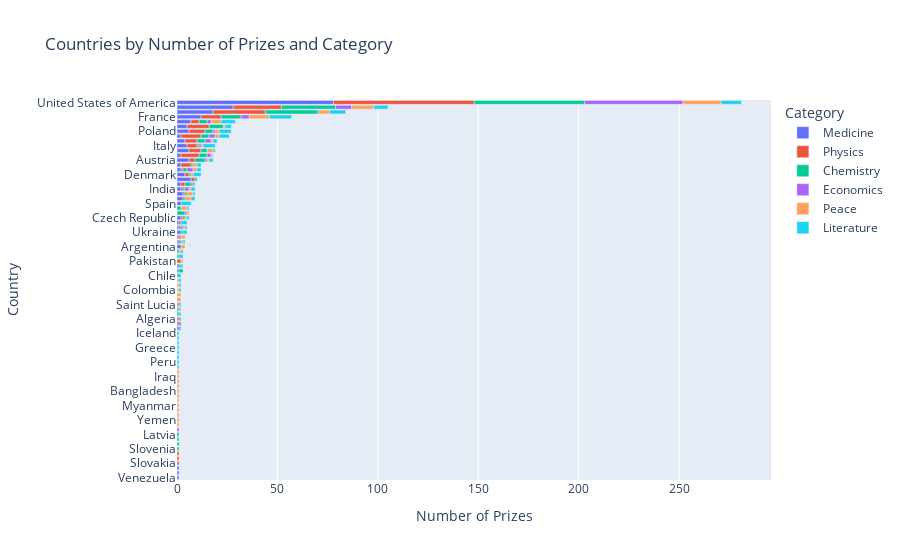

Here is the notebook cell this chart was saved with:
### Code cell
country_bar = px.bar(
    x=trial["prize"],
    y=trial["birth_country_current"],
    color=trial["category"],
    orientation="h",
    labels={"x": "Number of Prizes", "y": "Country", "color": "Category"},
    hover_name=trial["birth_country_current"],
    title="Countries by Number of Prizes and Category",
)

country_bar.update_layout(yaxis={"categoryorder": "total ascending"})
country_bar.show()

### Figure 1 — Plotly figure (JSON) as saved in the notebook; plotly's stock layout.template omitted (floating-point values rounded to 4 significant figures)
{"data": [{"alignmentgroup": "True", "hovertemplate": "<b>%{hovertext}</b><br><br>Category=Medicine<br>Number of Prizes=%{x}<br>Country=%{y}<extra></extra>", "hovertext": ["United States of America", "United Kingdom", "Germany", "France", "Sweden", "Australia", "Austria", "Poland", "Switzerland", "Italy", "Japan", "Denmark", "Canada", "South Africa", "Belgium", "India", "Russia", "Norway", "Netherlands", "Hungary", "Argentina", "Ukraine", "China", "Czech Republic", "Spain", "Venezuela", "New Zealand", "Portugal", "Romania", "Finland", "Brazil", "Lithuania", "Luxembourg", "Indonesia", "Ireland"], "legendgroup": "Medicine", "marker": {"color": "#636efa", "pattern": {"shape": ""}}, "name": "Medicine", "offsetgroup": "Medicine", "orientation": "h", "showlegend": true, "textposition": "auto", "type": "bar", "x": [78, 28, 18, 12, 7, 7, 6, 6, 6, 5, 5, 4, 4, 3, 3, 2, 2, 2, 2, 2, 2, 2, 2, 2, 2, 1, 1, 1, 1, 1, 1, 1, 1, 1, 1], "xaxis": "x", "y": ["United States of America", "United Kingdom", "Germany", "France", "Sweden", "Australia", "Austria", "Poland", "Switzerland", "Italy", "Japan", "Denmark", "Canada", "South Africa", "Belgium", "India", "Russia", "Norway", "Netherlands", "Hungary", "Argentina", "Ukraine", "China", "Czech Republic", "Spain", "Venezuela", "New Zealand", "Portugal", "Romania", "Finland", "Brazil", "Lithuania", "Luxembourg", "Indonesia", "Ireland"], "yaxis": "y"}, {"alignmentgroup": "True", "hovertemplate": "<b>%{hovertext}</b><br><br>Category=Physics<br>Number of Prizes=%{x}<br>Country=%{y}<extra></extra>", "hovertext": ["United States of America", "Germany", "United Kingdom", "Japan", "France", "Russia", "Netherlands", "Poland", "Canada", "Switzerland", "Italy", "China", "Sweden", "Austria", "Pakistan", "Hungary", "Denmark", "Australia", "Norway", "Slovakia", "Czech Republic", "Azerbaijan", "Belarus", "Belgium", "Algeria", "Luxembourg", "Morocco", "India", "Ireland"], "legendgroup": "Physics", "marker": {"color": "#EF553B", "pattern": {"shape": ""}}, "name": "Physics", "offsetgroup": "Physics", "orientation": "h", "showlegend": true, "textposition": "auto", "type": "bar", "x": [70, 26, 24, 11, 10, 10, 9, 8, 6, 6, 5, 5, 4, 3, 2, 2, 2, 2, 1, 1, 1, 1, 1, 1, 1, 1, 1, 1, 1], "xaxis": "x", "y": ["United States of America", "Germany", "United Kingdom", "Japan", "France", "Russia", "Netherlands", "Poland", "Canada", "Switzerland", "Italy", "China", "Sweden", "Austria", "Pakistan", "Hungary", "Denmark", "Australia", "Norway", "Slovakia", "Czech Republic", "Azerbaijan", "Belarus", "Belgium", "Algeria", "Luxembourg", "Morocco", "India", "Ireland"], "yaxis": "y"}, {"alignmentgroup": "True", "hovertemplate": "<b>%{hovertext}</b><br><br>Category=Chemistry<br>Number of Prizes=%{x}<br>Country=%{y}<extra></extra>", "hovertext": ["United States of America", "United Kingdom", "Germany", "France", "Japan", "Austria", "Russia", "Canada", "Netherlands", "Sweden", "Israel", "Poland", "Hungary", "Switzerland", "New Zealand", "Norway", "Egypt", "South Africa", "Slovenia", "Ukraine", "Turkey", "Taiwan", "Romania", "Denmark", "Croatia", "Czech Republic", "Finland", "China", "Australia", "Belgium", "Bosnia and Herzegovina", "Korea (South Korea)", "Latvia", "Lithuania", "Mexico", "Italy", "India"], "legendgroup": "Chemistry", "marker": {"color": "#00cc96", "pattern": {"shape": ""}}, "name": "Chemistry", "offsetgroup": "Chemistry", "orientation": "h", "showlegend": true, "textposition": "auto", "type": "bar", "x": [55, 27, 26, 10, 7, 5, 4, 4, 4, 4, 4, 4, 3, 3, 2, 2, 2, 1, 1, 1, 1, 1, 1, 1, 1, 1, 1, 1, 1, 1, 1, 1, 1, 1, 1, 1, 1], "xaxis": "x", "y": ["United States of America", "United Kingdom", "Germany", "France", "Japan", "Austria", "Russia", "Canada", "Netherlands", "Sweden", "Israel", "Poland", "Hungary", "Switzerland", "New Zealand", "Norway", "Egypt", "South Africa", "Slovenia", "Ukraine", "Turkey", "Taiwan", "Romania", "Denmark", "Croatia", "Czech Republic", "Finland", "China", "Australia", "Belgium", "Bosnia and Herzegovina", "Korea (South Korea)", "Latvia", "Lithuania", "Mexico", "Italy", "India"], "yaxis": "y"}, {"alignmentgroup": "True", "hovertemplate": "<b>%{hovertext}</b><br><br>Category=Economics<br>Number of Prizes=%{x}<br>Country=%{y}<extra></extra>", "hovertext": ["United States of America", "United Kingdom", "France", "Norway", "Canada", "Russia", "Netherlands", "India", "Sweden", "Poland", "Saint Lucia", "Italy", "Cyprus", "Finland", "Austria", "Belarus", "Germany", "Hungary", "Israel"], "legendgroup": "Economics", "marker": {"color": "#ab63fa", "pattern": {"shape": ""}}, "name": "Economics", "offsetgroup": "Economics", "orientation": "h", "showlegend": true, "textposition": "auto", "type": "bar", "x": [49, 8, 4, 3, 3, 3, 2, 2, 2, 1, 1, 1, 1, 1, 1, 1, 1, 1, 1], "xaxis": "x", "y": ["United States of America", "United Kingdom", "France", "Norway", "Canada", "Russia", "Netherlands", "India", "Sweden", "Poland", "Saint Lucia", "Italy", "Cyprus", "Finland", "Austria", "Belarus", "Germany", "Hungary", "Israel"], "yaxis": "y"}, {"alignmentgroup": "True", "hovertemplate": "<b>%{hovertext}</b><br><br>Category=Peace<br>Number of Prizes=%{x}<br>Country=%{y}<extra></extra>", "hovertext": ["United States of America", "United Kingdom", "France", "Sweden", "Germany", "South Africa", "Belgium", "Egypt", "Switzerland", "Russia", "Norway", "Liberia", "Poland", "Argentina", "Belarus", "China", "East Timor", "Pakistan", "Republic of Macedonia", "Yemen", "Vietnam", "Romania", "Netherlands", "Czech Republic", "Democratic Republic of the Congo", "Denmark", "Myanmar", "Ethiopia", "Finland", "Costa Rica", "Colombia", "Austria", "Bangladesh", "Canada", "Ghana", "Japan", "Kenya", "Korea (South Korea)", "Mexico", "Italy", "Israel", "Guatemala", "India", "Iran", "Iraq", "Zimbabwe"], "legendgroup": "Peace", "marker": {"color": "#FFA15A", "pattern": {"shape": ""}}, "name": "Peace", "offsetgroup": "Peace", "orientation": "h", "showlegend": true, "textposition": "auto", "type": "bar", "x": [19, 11, 10, 5, 5, 3, 3, 3, 3, 2, 2, 2, 2, 2, 2, 2, 2, 1, 1, 1, 1, 1, 1, 1, 1, 1, 1, 1, 1, 1, 1, 1, 1, 1, 1, 1, 1, 1, 1, 1, 1, 1, 1, 1, 1, 1], "xaxis": "x", "y": ["United States of America", "United Kingdom", "France", "Sweden", "Germany", "South Africa", "Belgium", "Egypt", "Switzerland", "Russia", "Norway", "Liberia", "Poland", "Argentina", "Belarus", "China", "East Timor", "Pakistan", "Republic of Macedonia", "Yemen", "Vietnam", "Romania", "Netherlands", "Czech Republic", "Democratic Republic of the Congo", "Denmark", "Myanmar", "Ethiopia", "Finland", "Costa Rica", "Colombia", "Austria", "Bangladesh", "Canada", "Ghana", "Japan", "Kenya", "Korea (South Korea)", "Mexico", "Italy", "Israel", "Guatemala", "India", "Iran", "Iraq", "Zimbabwe"], "yaxis": "y"}, {"alignmentgroup": "True", "hovertemplate": "<b>%{hovertext}</b><br><br>Category=Literature<br>Number of Prizes=%{x}<br>Country=%{y}<extra></extra>", "hovertext": ["France", "United States of America", "Germany", "Sweden", "United Kingdom", "Poland", "Italy", "Spain", "Russia", "Denmark", "Japan", "Ireland", "India", "Norway", "Austria", "Canada", "Chile", "China", "Ukraine", "Turkey", "South Africa", "Nigeria", "Saint Lucia", "Peru", "Romania", "Trinidad", "Switzerland", "Portugal", "Algeria", "Czech Republic", "Egypt", "Finland", "Colombia", "Belgium", "Bosnia and Herzegovina", "Bulgaria", "Greece", "Lithuania", "Madagascar", "Mexico", "Guadeloupe Island", "Guatemala", "Hungary", "Iceland", "Iran"], "legendgroup": "Literature", "marker": {"color": "#19d3f3", "pattern": {"shape": ""}}, "name": "Literature", "offsetgroup": "Literature", "orientation": "h", "showlegend": true, "textposition": "auto", "type": "bar", "x": [11, 10, 8, 7, 7, 6, 6, 5, 5, 4, 3, 3, 2, 2, 2, 2, 2, 2, 2, 2, 2, 1, 1, 1, 1, 1, 1, 1, 1, 1, 1, 1, 1, 1, 1, 1, 1, 1, 1, 1, 1, 1, 1, 1, 1], "xaxis": "x", "y": ["France", "United States of America", "Germany", "Sweden", "United Kingdom", "Poland", "Italy", "Spain", "Russia", "Denmark", "Japan", "Ireland", "India", "Norway", "Austria", "Canada", "Chile", "China", "Ukraine", "Turkey", "South Africa", "Nigeria", "Saint Lucia", "Peru", "Romania", "Trinidad", "Switzerland", "Portugal", "Algeria", "Czech Republic", "Egypt", "Finland", "Colombia", "Belgium", "Bosnia and Herzegovina", "Bulgaria", "Greece", "Lithuania", "Madagascar", "Mexico", "Guadeloupe Island", "Guatemala", "Hungary", "Iceland", "Iran"], "yaxis": "y"}], "layout": {"barmode": "relative", "legend": {"title": {"text": "Category"}, "tracegroupgap": 0}, "title": {"text": "Countries by Number of Prizes and Category"}, "xaxis": {"anchor": "y", "domain": [0, 1], "title": {"text": "Number of Prizes"}}, "yaxis": {"anchor": "x", "categoryorder": "total ascending", "domain": [0, 1], "title": {"text": "Country"}}}}
